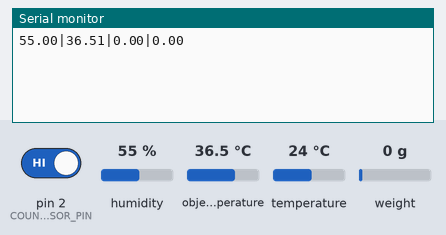
This sketch was run on a simulated Arduino Uno, built with avr-gcc and run on an emulated ATmega328P. Shown: the last lines printed to the serial monitor. The inputs (shaded band) are chosen by the test bench; at power-on: humidity 55 %, object temperature 36.5 °C, weight on the scale 0 g, pin 2 (COUNT_SENSOR_PIN) HIGH, temperature 24 °C.

Above: at 2.2 s.
2.3 s: humidity set to 22 %
At 3.6 s:
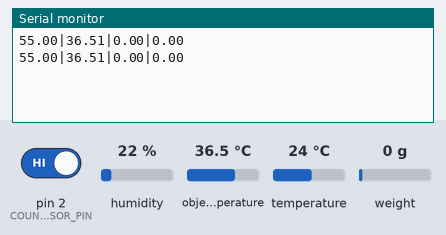
3.8 s: object temperature set to 20 °C
At 4.8 s:
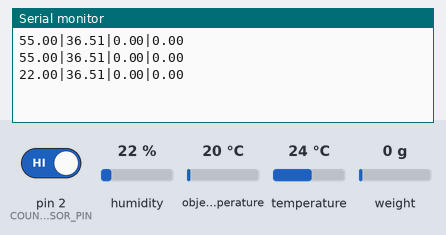
5.3 s: weight on the scale set to 100 g
At 6.6 s:
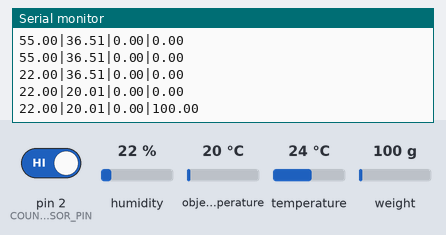
6.8 s: humidity set to 40 %
At 7.6 s:
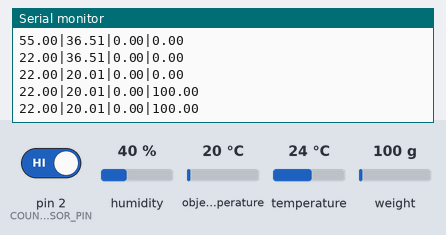
8.3 s: object temperature set to 26 °C
At 9.5 s:
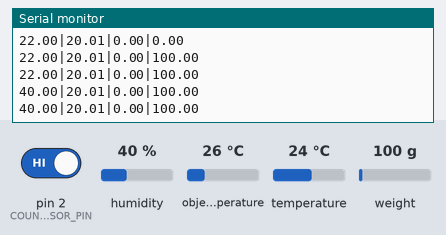
9.8 s: weight on the scale set to 1250 g
At 10.6 s:
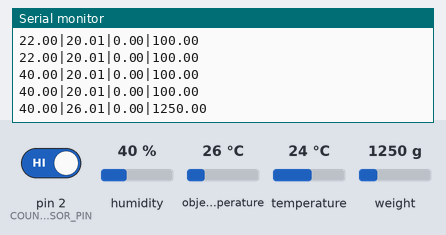
Timing chart, 0 to 12.3 s (numbered marks = the images above; inputs shaded):
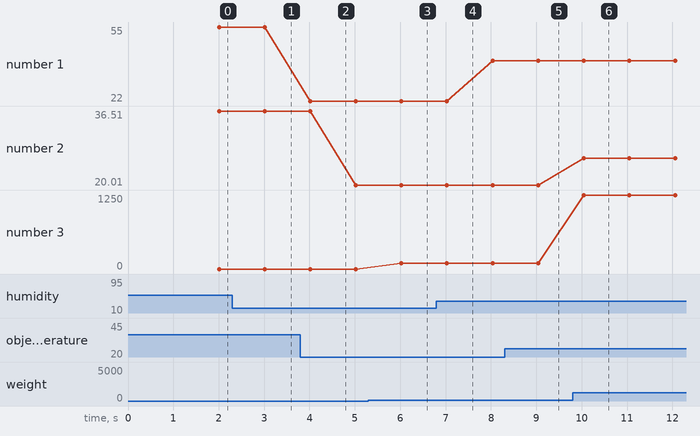

The sketch:

tribometro.ino
```cpp
#include <DHT.h>
#include <HX711.h>
#include <Adafruit_MLX90614.h>
#define DHTPIN 14
#define DHTTYPE DHT22
#define LOADCELL_DOUT_PIN 7
#define LOADCELL_SCK_PIN 8
#define MLX90614_ADDRESS 0x5A
#define COUNT_SENSOR_PIN 2
DHT dht(DHTPIN, DHTTYPE);
HX711 scale;
Adafruit_MLX90614 mlx = Adafruit_MLX90614();
volatile unsigned long Count = 0;
float humDHT,tempMLX,rad,weightVal,absweight = 0;
unsigned long tiempo;
void setup(){
  while (!Serial){}
  Serial.begin(9600);
  dht.begin();
  scale.begin(LOADCELL_DOUT_PIN,LOADCELL_SCK_PIN);
  scale.set_scale(454.675);
  scale.tare();
  mlx.begin();
  mlx.writeEmissivityReg(62258);
  pinMode(COUNT_SENSOR_PIN, INPUT_PULLUP);
  attachInterrupt(digitalPinToInterrupt(COUNT_SENSOR_PIN),countPulse,RISING);
}
void loop(){
  rad = 2*PI*Count;
  humDHT = dht.readHumidity();
  tempMLX = mlx.readObjectTempC();
  weightVal = scale.get_units(10);
  if (micros()-tiempo >= 200000){
  tiempo = micros();
  Serial.print(humDHT);
  Serial.print("|");
  Serial.print(tempMLX);
  Serial.print("|");
  Serial.print(rad);
  Serial.print("|");
  Serial.println(weightVal);
  }
}
void countPulse(){
  ++Count;
}
```

Measured:
- after the input at 5.3 s, the serial monitor: prints a new line after 0.73 s (image 3)
- after the input at 9.8 s, the serial monitor: prints a new line after 0.25 s (image 6)
- plotted number 1: 22 → 40 after the input at 6.8 s
- plotted number 2: 36.51 → 20.01 after the input at 3.8 s
- plotted number 3: 0 → 100 after the input at 5.3 s, 100 → 1250 after the input at 9.8 s
